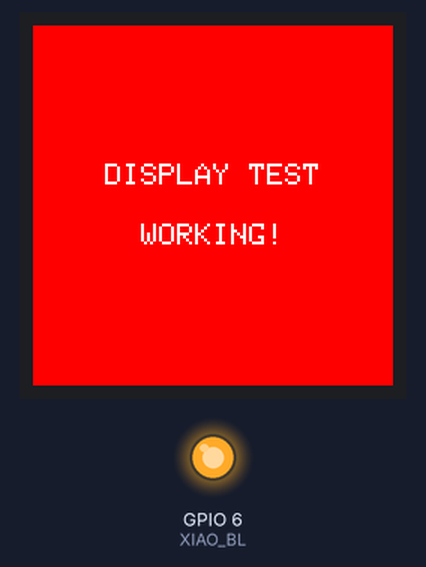
A program run on a simulated Seeed XIAO ESP32-S3. Shown: 240×240 colour display, output pins drawn as LEDs (lit = HIGH). What the program prints to the serial monitor is not drawn.

Above: at 0.8 s.

The program:

main.cpp
```cpp
/*
 * SIMPLE DISPLAY TEST - XIAO ESP32-S3 + Round Display
 * Test bez LVGL - jen TFT_eSPI
 */

#include <Arduino.h>
#include <TFT_eSPI.h>

TFT_eSPI tft = TFT_eSPI();

#define XIAO_BL 6  // Backlight pin

void setup() {
    Serial.begin(115200);
    delay(500);
    Serial.println("\n=== SIMPLE DISPLAY TEST ===");

    // Turn on backlight
    Serial.println("[INIT] Turning on backlight...");
    pinMode(XIAO_BL, OUTPUT);
    digitalWrite(XIAO_BL, HIGH);
    Serial.println("[OK] Backlight ON");

    // Init display
    Serial.println("[INIT] tft.begin()...");
    tft.begin();
    Serial.println("[OK] TFT initialized");

    // Set rotation
    tft.setRotation(2);
    Serial.println("[OK] Rotation set to 2");

    // Fill screen with color
    Serial.println("[INIT] Filling screen RED...");
    tft.fillScreen(TFT_RED);
    Serial.println("[OK] Screen filled RED");

    // Draw some text
    Serial.println("[INIT] Drawing text...");
    tft.setTextColor(TFT_WHITE, TFT_RED);
    tft.setTextSize(2);
    tft.setTextDatum(MC_DATUM);
    tft.drawString("DISPLAY TEST", 120, 100);
    tft.drawString("WORKING!", 120, 140);
    Serial.println("[OK] Text drawn");

    Serial.println("=== TEST COMPLETE ===");
    Serial.println("If you see RED screen with WHITE text, display works!");
}

void loop() {
    // Blink LED to show loop is running
    static unsigned long lastBlink = 0;
    static bool ledState = false;

    if (millis() - lastBlink >= 1000) {
        ledState = !ledState;
        digitalWrite(LED_BUILTIN, ledState ? HIGH : LOW);
        Serial.println(ledState ? "LED ON" : "LED OFF");
        lastBlink = millis();
    }
}
```
